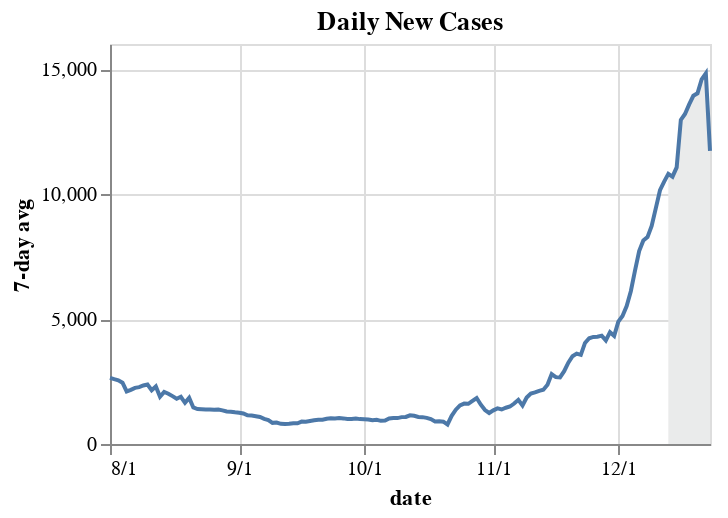

The notebook cell this image was saved under:
### Code cell
make_chart(df, "Los Angeles", "8/1/20")

### Figure 1 — Vega-Lite specification as saved in the notebook (floating-point values rounded to 4 significant figures; data arrays with more than 128 entries replaced by an {"elided": "..."} marker saying what was removed)
{"usermeta": {"embedOptions": {"theme": "latimes"}}, "config": {"view": {"continuousWidth": 400, "continuousHeight": 300}}, "layer": [{"data": {"name": "data-6ec21ec9c80a099f70e6ae6543d2af62"}, "mark": "area", "encoding": {"color": {"value": "#EAEBEB"}, "x": {"type": "temporal", "axis": {"format": "%-m/%-d"}, "field": "date2", "title": "date"}, "y": {"type": "quantitative", "field": "cases_avg7", "title": "7-day avg"}}}, {"data": {"name": "data-b652bd967399babce75708e6cd79fb43"}, "mark": "line", "encoding": {"x": {"type": "temporal", "field": "date2", "title": "date"}, "y": {"type": "quantitative", "field": "cases_avg7", "title": "7-day avg"}}}], "height": 200, "title": "Daily New Cases", "width": 300, "$schema": "https://vega.github.io/schema/vega-lite/v4.8.1.json", "datasets": {"data-6ec21ec9c80a099f70e6ae6543d2af62": [{"county": "Los Angeles", "state": "California", "state_abbrev": "CA", "fips": "06037", "Lat": 34.31, "Lon": -118.2, "cases": 525486, "deaths": 8298, "new_cases": 12614, "new_deaths": 29, "county_pop": 10040000.0, "date2": "2020-12-13T00:00:00", "cases_avg7": 10800.0, "deaths_avg7": 55.57}, {"county": "Los Angeles", "state": "California", "state_abbrev": "CA", "fips": "06037", "Lat": 34.31, "Lon": -118.2, "cases": 532730, "deaths": 8345, "new_cases": 7244, "new_deaths": 47, "county_pop": 10040000.0, "date2": "2020-12-14T00:00:00", "cases_avg7": 10690.0, "deaths_avg7": 58.43}, {"county": "Los Angeles", "state": "California", "state_abbrev": "CA", "fips": "06037", "Lat": 34.31, "Lon": -118.2, "cases": 543769, "deaths": 8431, "new_cases": 11039, "new_deaths": 86, "county_pop": 10040000.0, "date2": "2020-12-15T00:00:00", "cases_avg7": 11060.0, "deaths_avg7": 61.57}, {"county": "Los Angeles", "state": "California", "state_abbrev": "CA", "fips": "06037", "Lat": 34.31, "Lon": -118.2, "cases": 566005, "deaths": 8568, "new_cases": 22236, "new_deaths": 137, "county_pop": 10040000.0, "date2": "2020-12-16T00:00:00", "cases_avg7": 12960.0, "deaths_avg7": 70.43}, {"county": "Los Angeles", "state": "California", "state_abbrev": "CA", "fips": "06037", "Lat": 34.31, "Lon": -118.2, "cases": 580325, "deaths": 8664, "new_cases": 14320, "new_deaths": 96, "county_pop": 10040000.0, "date2": "2020-12-17T00:00:00", "cases_avg7": 13200.0, "deaths_avg7": 73.57}, {"county": "Los Angeles", "state": "California", "state_abbrev": "CA", "fips": "06037", "Lat": 34.31, "Lon": -118.2, "cases": 596721, "deaths": 8757, "new_cases": 16396, "new_deaths": 93, "county_pop": 10040000.0, "date2": "2020-12-18T00:00:00", "cases_avg7": 13580.0, "deaths_avg7": 79.71}, {"county": "Los Angeles", "state": "California", "state_abbrev": "CA", "fips": "06037", "Lat": 34.31, "Lon": -118.2, "cases": 610372, "deaths": 8817, "new_cases": 13651, "new_deaths": 60, "county_pop": 10040000.0, "date2": "2020-12-19T00:00:00", "cases_avg7": 13930.0, "deaths_avg7": 78.29}, {"county": "Los Angeles", "state": "California", "state_abbrev": "CA", "fips": "06037", "Lat": 34.31, "Lon": -118.2, "cases": 623670, "deaths": 8875, "new_cases": 13298, "new_deaths": 58, "county_pop": 10040000.0, "date2": "2020-12-20T00:00:00", "cases_avg7": 14030.0, "deaths_avg7": 82.43}, {"county": "Los Angeles", "state": "California", "state_abbrev": "CA", "fips": "06037", "Lat": 34.31, "Lon": -118.2, "cases": 634849, "deaths": 8931, "new_cases": 11179, "new_deaths": 56, "county_pop": 10040000.0, "date2": "2020-12-21T00:00:00", "cases_avg7": 14590.0, "deaths_avg7": 83.71}, {"county": "Los Angeles", "state": "California", "state_abbrev": "CA", "fips": "06037", "Lat": 34.31, "Lon": -118.2, "cases": 647542, "deaths": 9016, "new_cases": 12693, "new_deaths": 85, "county_pop": 10040000.0, "date2": "2020-12-22T00:00:00", "cases_avg7": 14820.0, "deaths_avg7": 83.57}, {"county": "Los Angeles", "state": "California", "state_abbrev": "CA", "fips": "06037", "Lat": 34.31, "Lon": -118.2, "cases": 648062, "deaths": 9031, "new_cases": 520, "new_deaths": 15, "county_pop": 10040000.0, "date2": "2020-12-23T00:00:00", "cases_avg7": 11720.0, "deaths_avg7": 66.14}], "data-b652bd967399babce75708e6cd79fb43": {"elided": "145 records"}}}
